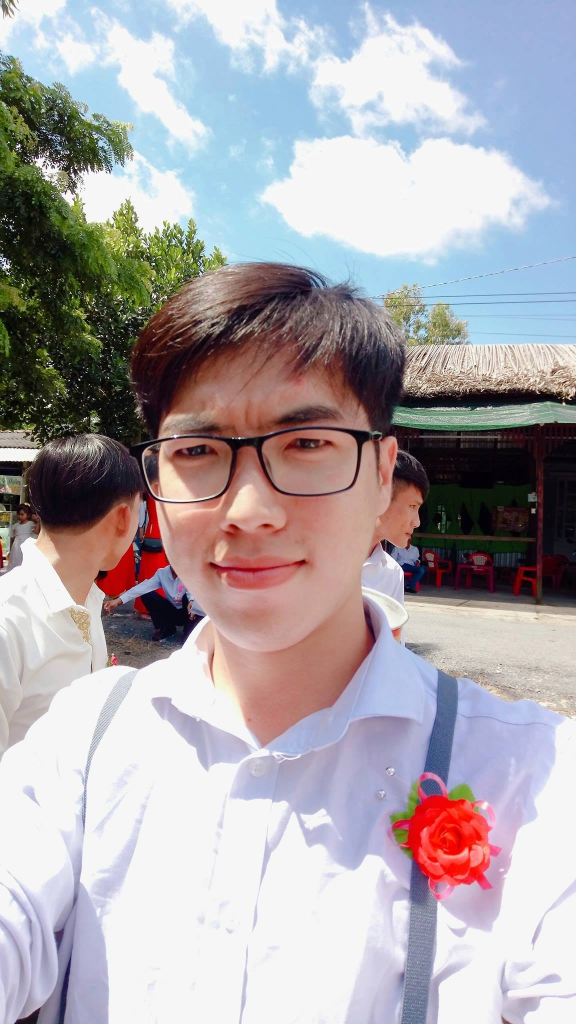
#> input picture code/train/co_hieu/hieu106.jpg, 1152 x 2048 px, given in place of the camera (shown at 1/2 size)
$ python detect_colors.py
#> lines starting #> are read from the running program, lines starting #| are printed output that depends on the picture; after the words box and inside, x2 and y2 are one past the last pixel; in counts of white or black regions, pixels touching at a corner belong together
#!/usr/bin/python3
# -*- coding: utf-8 -*-

"""
Head       :Camera Application V2020

Description:

Author     : Co Bao Hieu
Id         : M3718007
"""

# [5 lines of commented-out code are left out]
import numpy as np
import numpy.linalg
import sys
import cv2
import datetime
import time
from collections import deque
import copy
import argparse
import tkinter as tk

from time import gmtime, strftime
from datetime import datetime
from math import radians, degrees, cos, sin, tan

global stream
date_and_time = datetime.now()
width = 640
height = 480

################## FPS Calculator ##################
class FpsCalculator(object):
    def __init__(self, buffer_len = 1):
        self._start_tick = cv2.getTickCount()
        self._freq = 1000.0 / cv2.getTickFrequency()
        self._difftimes = deque(maxlen = buffer_len)

    def get(self):
        current_tick = cv2.getTickCount()
        different_time = (current_tick - self._start_tick) * self._freq
        self._start_tick = current_tick

        self._difftimes.append(different_time)

        fps = 1000.0 / (sum(self._difftimes) / len(self._difftimes))
        fps_rounded = round(fps, 3)

        return fps_rounded

def detect_color(stream):
    # Capturing video through webcam
    # stream = cv2.VideoCapture(0)

    # stream.set(cv2.CAP_PROP_FOURCC ,cv2.VideoWriter_fourcc(*'MJPG'))
    codec = 0x47504A4D
    stream.set(cv2.CAP_PROP_FPS, 10)
    stream.set(cv2.CAP_PROP_FOURCC, codec)
    stream.set(3, 1280)
    stream.set(4, 720)

    # font which we will be using to display FPS
    font = cv2.FONT_HERSHEY_SIMPLEX
    FpsCalc = FpsCalculator(buffer_len = 50)

    # Get date and time
    today = str(date_and_time.strftime("%Y-%m-%d %H:%M:%S"))

    # Start a while loop
    while(1):
        display_fps = round(FpsCalc.get(), 3)
        print("FPS: ", display_fps)
        # Reading the video from the
        # webcam in image frames
        _, frame = stream.read()
#> frame is the input picture: shape (2048, 1152, 3); mean B, G, R 170.5, 165.9, 171.3

        # Convert the frame in
        # BGR(RGB color space) to
        # HSV(hue-saturation-value)
        # color space
        hsvFrame = cv2.cvtColor(frame, cv2.COLOR_BGR2HSV)

        # Set range for black color and
        # define mask
        black_lower = np.array([0, 0, 0],np.uint8)
        black_upper = np.array([180, 255, 30],np.uint8)
        black_mask = cv2.inRange(hsvFrame, black_lower, black_upper)
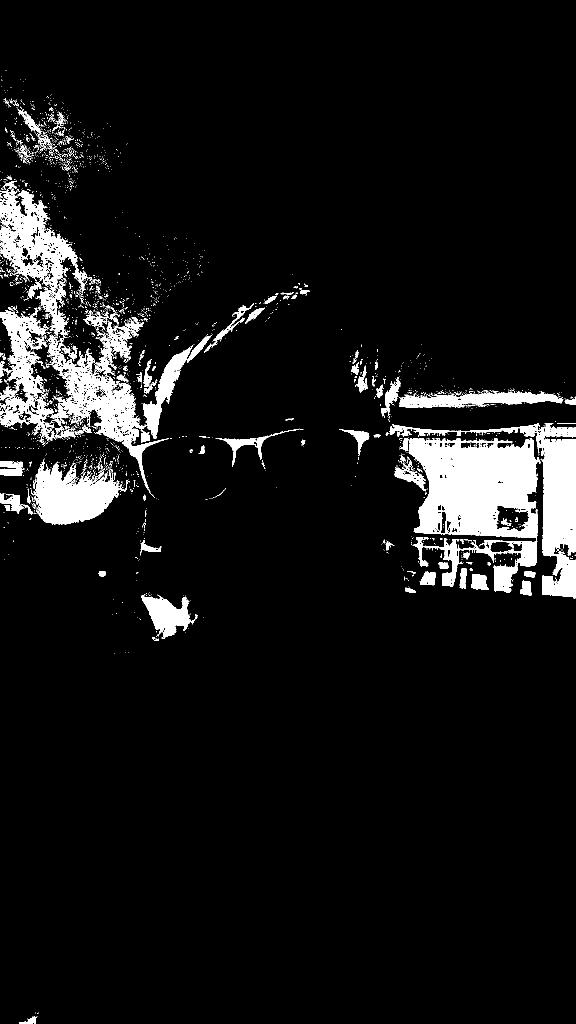
#> black_mask: shape (2048, 1152) (shown at 1/2 size); 7.4% white; 2483 white regions (2334 under 20 px), largest, box (x1, y1, x2, y2) and area: (799, 876, 1076, 1185) 46288, (0, 615, 338, 988) 28643, (778, 846, 1152, 1197) 22488

        # Set range for white color and
        # define mask
        white_lower = np.array([159, 50, 70], np.uint8)
        white_upper = np.array([180, 255, 255], np.uint8)
        white_mask = cv2.inRange(hsvFrame, white_lower, white_upper)

        # Set range for red color and
        # define mask
        red_lower = np.array([0, 0, 231], np.uint8)
        red_upper = np.array([180, 18, 255], np.uint8)
        red_mask = cv2.inRange(hsvFrame, red_lower, red_upper)

        red2_lower = np.array([0, 50, 70], np.uint8)
        red2_upper = np.array([9, 255, 255], np.uint8)
        red2_mask = cv2.inRange(hsvFrame, red2_lower, red2_upper)

        # Set range for green color and
        # define mask
        green_lower = np.array([36, 50, 70], np.uint8)
        green_upper = np.array([89, 255, 255], np.uint8)
        green_mask = cv2.inRange(hsvFrame, green_lower, green_upper)

        # Set range for blue color and
        # define mask
        blue_lower = np.array([90, 50, 70], np.uint8)
        blue_upper = np.array([128, 255, 255], np.uint8)
        blue_mask = cv2.inRange(hsvFrame, blue_lower, blue_upper)

        # Set range for yellow color and
        # define mask
        yellow_lower = np.array([25, 50, 70],np.uint8)
        yellow_upper = np.array([35, 255, 255],np.uint8)
        yellow_mask = cv2.inRange(hsvFrame, yellow_lower, yellow_upper)

        # Set range for purple color and
        # define mask
        purple_lower = np.array([129, 50, 70],np.uint8)
        purple_upper = np.array([158, 255, 255],np.uint8)
        purple_mask = cv2.inRange(hsvFrame, purple_lower, purple_upper)

        # Set range for orange color and
        # define mask
        orange_lower = np.array([10, 50, 70],np.uint8)
        orange_upper = np.array([24, 255, 255],np.uint8)
        orange_mask = cv2.inRange(hsvFrame, orange_lower, orange_upper)

        # Set range for gray color and
        # define mask
        gray_lower = np.array([0, 0, 40], np.uint8)
        gray_upper = np.array([180, 18, 230], np.uint8)
        gray_mask = cv2.inRange(hsvFrame, gray_lower, gray_upper)

        # Morphological Transform, Dilation
        # for each color and bitwise_and operator
        # between frame and mask determines
        # to detect only that particular color
        kernal = np.ones((3, 3), "uint8")

        # For black color
        black_mask = cv2.dilate(black_mask, kernal)
        res_black = cv2.bitwise_and(frame, frame,
                                    mask = black_mask)

        # For white color
        white_mask = cv2.dilate(white_mask, kernal)
        res_white = cv2.bitwise_and(frame, frame,
                                    mask = white_mask)

        # For red color
        red_mask = cv2.dilate(red_mask, kernal)
        res_red = cv2.bitwise_and(frame, frame,
                                mask = red_mask)

        red2_mask = cv2.dilate(red2_mask, kernal)
        res_red2 = cv2.bitwise_and(frame, frame,
                                mask = red2_mask)

        # For green color
        green_mask = cv2.dilate(green_mask, kernal)
        res_green = cv2.bitwise_and(frame, frame,
                                    mask = green_mask)

        # For blue color
        blue_mask = cv2.dilate(blue_mask, kernal)
        res_blue = cv2.bitwise_and(frame, frame,
                                    mask = blue_mask)

        # For yellow color
        yellow_mask = cv2.dilate(yellow_mask, kernal)
        res_yellow = cv2.bitwise_and(frame, frame,
                                    mask = yellow_mask)

        # For purple color
        purple_mask = cv2.dilate(purple_mask, kernal)
        res_purple = cv2.bitwise_and(frame, frame,
                                    mask = purple_mask)

        # For orange color
        orange_mask = cv2.dilate(orange_mask, kernal)
        res_orange = cv2.bitwise_and(frame, frame,
                                    mask = orange_mask)

        # For gray color
        gray_mask = cv2.dilate(gray_mask, kernal)
        res_gray = cv2.bitwise_and(frame, frame,
                                    mask = gray_mask)
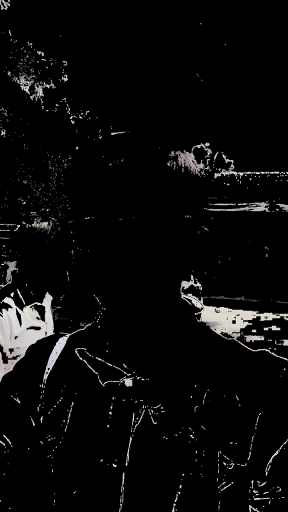
#> res_gray: shape (2048, 1152, 3) (shown at 1/4 size); mean B, G, R 10.2, 10.2, 10.4

        # Creating contour to track black color
        contours, hierarchy = cv2.findContours(black_mask,
                                            cv2.RETR_TREE,
                                            cv2.CHAIN_APPROX_SIMPLE)
#> contours = 1568 contours, 1317 with area under 20; largest, box (x1, y1, x2, y2) and area: (0, 349, 426, 998) 100658, (770, 845, 1152, 1198) 84490, (0, 904, 260, 1051) 19542, (762, 751, 1152, 845) 10527, (5, 196, 169, 347) 8260
        for pic, contour in enumerate(contours):
            area = cv2.contourArea(contour)
            if(area > 300):
                x, y, w, h = cv2.boundingRect(contour)
                frame = cv2.rectangle(frame, (x, y),
                                        (x + w, y + h),
                                        (0, 0, 0), 2)
                cv2.putText(frame, "Black Color", (x, y),
                            cv2.FONT_HERSHEY_SIMPLEX,
                            0.5, (0, 0, 0), 2)
#> this loop made 1568 passes
#> (area, x, y, w, h) on passes 1, 15, 19, 22: (304.5, 38, 2031, 39, 17), (5450, 281, 1184, 116, 99), (583.5, 1039, 1160, 26, 32), (940, 942, 1147, 37, 34)

        # Creating contour to track white color
        contours, hierarchy = cv2.findContours(white_mask,
                                            cv2.RETR_TREE,
                                            cv2.CHAIN_APPROX_SIMPLE)
#> contours = 441 contours, 244 with area under 20; largest, box (x1, y1, x2, y2) and area: (791, 1609, 1007, 1803) 7982, (246, 984, 376, 1188) 5682, (524, 607, 649, 739) 5180, (775, 1545, 897, 1679) 4153, (425, 1123, 582, 1169) 3756
        for pic, contour in enumerate(contours):
            area = cv2.contourArea(contour)
            if(area > 300):
                x, y, w, h = cv2.boundingRect(contour)
                frame = cv2.rectangle(frame, (x, y),
                                        (x + w, y + h),
                                        (255, 255, 255), 2)
                cv2.putText(frame, "White Color", (x, y),
                            cv2.FONT_HERSHEY_SIMPLEX,
                            0.5, (255, 255, 255), 2)
#> this loop made 441 passes
#> (area, x, y, w, h) on passes 34, 48, 49, 58: (7982, 791, 1609, 216, 194), (323, 935, 1599, 35, 18), (4153, 775, 1545, 122, 134), (302, 221, 1310, 20, 23)

        # Creating contour to track red color
        contours, hierarchy = cv2.findContours(red_mask,
                                            cv2.RETR_TREE,
                                            cv2.CHAIN_APPROX_SIMPLE)
#> contours = 816 contours, 676 with area under 20; largest, box (x1, y1, x2, y2) and area: (0, 1230, 817, 2048) 368462, (521, 271, 1058, 513) 86864, (866, 1431, 1152, 2048) 84905, (628, 31, 929, 244) 32770, (118, 299, 385, 477) 21434

        for pic, contour in enumerate(contours):
            area = cv2.contourArea(contour)
            if(area > 300):
                x, y, w, h = cv2.boundingRect(contour)
                frame = cv2.rectangle(frame, (x, y),
                                        (x + w, y + h),
                                        (0, 0 ,213), 2)

                cv2.putText(frame, "Red Color", (x, y),
                            cv2.FONT_HERSHEY_SIMPLEX,
                            0.5, (0, 0 ,213), 2)
#> this loop made 816 passes
#> (area, x, y, w, h) on passes 2, 12, 18, 19: (4589.5, 1048, 1991, 104, 57), (1516.5, 601, 1616, 63, 45), (320, 543, 1503, 58, 18), (84905, 866, 1431, 286, 617)

        contours, hierarchy = cv2.findContours(red2_mask,
                                            cv2.RETR_TREE,
                                            cv2.CHAIN_APPROX_SIMPLE)
#> contours = 380 contours, 219 with area under 20; largest, box (x1, y1, x2, y2) and area: (278, 858, 848, 1489) 206826, (315, 633, 748, 880) 61074, (62, 980, 285, 1223) 24614, (783, 1586, 980, 1768) 20662, (289, 575, 424, 714) 6963

        for pic, contour in enumerate(contours):
            area = cv2.contourArea(contour)
            if(area > 300):
                x, y, w, h = cv2.boundingRect(contour)
                frame = cv2.rectangle(frame, (x, y),
                                        (x + w, y + h),
                                        (0, 0 ,213), 2)

                cv2.putText(frame, "Red Color", (x, y),
                            cv2.FONT_HERSHEY_SIMPLEX,
                            0.5, (0, 0 ,213), 2)
#> this loop made 380 passes
#> (area, x, y, w, h) on passes 3, 36, 88, 94: (20661.5, 783, 1586, 197, 182), (540.5, 258, 1276, 49, 33), (484.5, 32, 1020, 29, 30), (24614, 62, 980, 223, 243)

        # Creating contour to track green color
        contours, hierarchy = cv2.findContours(green_mask,
                                            cv2.RETR_TREE,
                                            cv2.CHAIN_APPROX_SIMPLE)

        for pic, contour in enumerate(contours):
            area = cv2.contourArea(contour)
            if(area > 300):
                x, y, w, h = cv2.boundingRect(contour)
                frame = cv2.rectangle(frame, (x, y),
                                        (x + w, y + h),
                                        (0, 230, 118), 2)

                cv2.putText(frame, "Green Color", (x, y),
                            cv2.FONT_HERSHEY_SIMPLEX,
                            0.5, (0, 230, 118), 2)
#> this loop made 489 passes
#> contour on passes 5, 7, 8: [[842, 1567], [842, 1569], [844, 1569], [844, 1567]], [[215, 1312], [215, 1317], [217, 1317], [217, 1312]], [[1014, 1106], [1014, 1108], [1016, 1108], [1016, 1106]]

        # Creating contour to track blue color
        contours, hierarchy = cv2.findContours(blue_mask,
                                            cv2.RETR_TREE,
                                            cv2.CHAIN_APPROX_SIMPLE)
        for pic, contour in enumerate(contours):
            area = cv2.contourArea(contour)
            if(area > 300):
                x, y, w, h = cv2.boundingRect(contour)
                frame = cv2.rectangle(frame, (x, y),
                                        (x + w, y + h),
                                        (255, 145, 0), 2)

                cv2.putText(frame, "Blue Color", (x, y),
                            cv2.FONT_HERSHEY_SIMPLEX,
                            0.5, (255, 145, 0), 2)
#> this loop made 306 passes
#> contour on passes 1, 2, 8: [[784, 2000], [784, 2002], [790, 2002], [790, 2000]], [[797, 1986], [797, 1988], [799, 1988], [799, 1986]], [[87, 1883], [87, 1888], [89, 1888], [89, 1883]]

        # Creating contour to track orange color
        contours, hierarchy = cv2.findContours(orange_mask,
                                            cv2.RETR_TREE,
                                            cv2.CHAIN_APPROX_SIMPLE)
        for pic, contour in enumerate(contours):
            area = cv2.contourArea(contour)
            if(area > 300):
                x, y, w, h = cv2.boundingRect(contour)
                frame = cv2.rectangle(frame, (x, y),
                                        (x + w, y + h),
                                        (41, 121, 255), 2)
                cv2.putText(frame, "Orange Color", (x, y),
                            cv2.FONT_HERSHEY_SIMPLEX,
                            0.5, (41, 121, 255), 2)
#> this loop made 456 passes
#> contour on passes 9 to 11: [[1141, 1392], [1141, 1394], [1143, 1394], [1143, 1392]], [[1076, 1382], [1076, 1384], [1078, 1384], [1078, 1382]], [[1025, 1376], [1025, 1378], [1028, 1378], [1028, 1376]]

        # Creating contour to track yellow color
        contours, hierarchy = cv2.findContours(yellow_mask,
                                            cv2.RETR_TREE,
                                            cv2.CHAIN_APPROX_SIMPLE)
        for pic, contour in enumerate(contours):
            area = cv2.contourArea(contour)
            if(area > 300):
                x, y, w, h = cv2.boundingRect(contour)
                frame = cv2.rectangle(frame, (x, y),
                                        (x + w, y + h),
                                        (59, 234, 255), 2)
                cv2.putText(frame, "Yellow Color", (x, y),
                            cv2.FONT_HERSHEY_SIMPLEX,
                            0.5, (0, 234, 255), 2)
#> this loop made 268 passes
#> contour on passes 6, 10, 13: [[815, 1615], [815, 1619], [818, 1619], [818, 1615]], [[840, 1568], [840, 1570], [842, 1570], [842, 1568]], [[172, 1280], [172, 1283], [174, 1283], [174, 1280]]
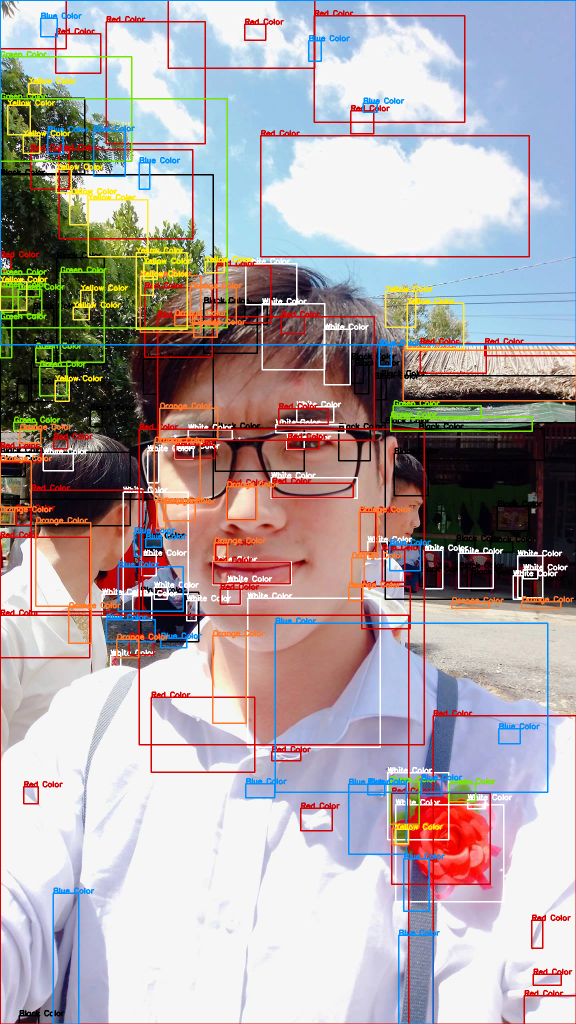
#> frame: shape (2048, 1152, 3) (shown at 1/2 size); mean B, G, R 165.5, 164, 173.6

        # Creating contour to track purple color
        contours, hierarchy = cv2.findContours(purple_mask,
                                            cv2.RETR_TREE,
                                            cv2.CHAIN_APPROX_SIMPLE)
        for pic, contour in enumerate(contours):
            area = cv2.contourArea(contour)
            if(area > 300):
                x, y, w, h = cv2.boundingRect(contour)
                frame = cv2.rectangle(frame, (x, y),
                                        (x + w, y + h),
                                        (255, 235, 59), 2)
                cv2.putText(frame, "Purple Color", (x, y),
                            cv2.FONT_HERSHEY_SIMPLEX,
                            0.5, (255, 235, 59), 2)
#> this loop made 219 passes
#> contour on passes 1, 3, 4: [[125, 2042], [125, 2047], [128, 2047], [128, 2042]], [[74, 2036], [74, 2038], [76, 2038], [76, 2036]], [[75, 2032], [75, 2034], [77, 2034], [77, 2032]]
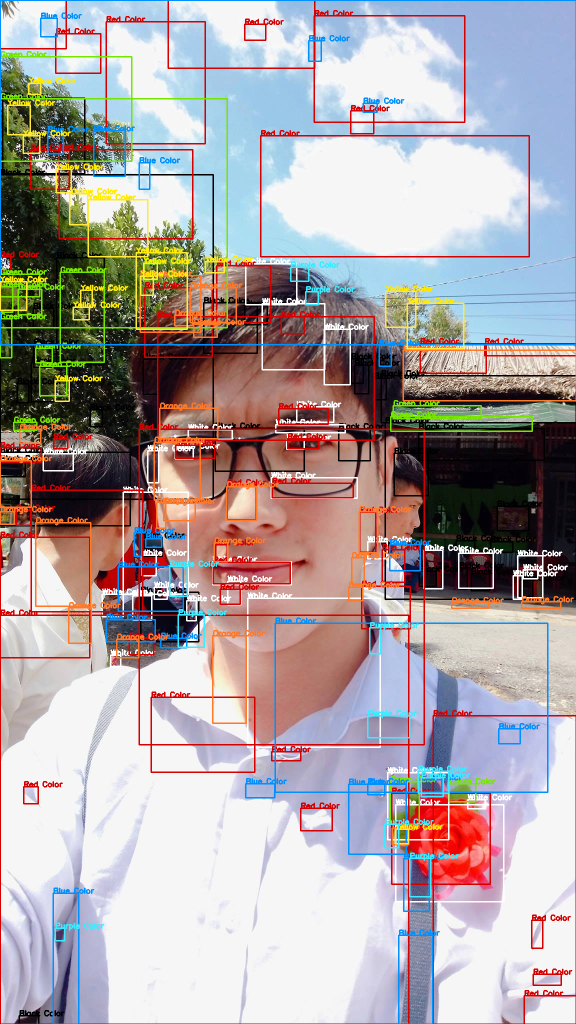
#> frame: shape (2048, 1152, 3) (shown at 1/2 size); 0.5% of pixels changed, all inside (x1, y1, x2, y2) = (109, 523, 941, 1883)


        # Creating contour to track gray color
        contours, hierarchy = cv2.findContours(gray_mask,
                                            cv2.RETR_TREE,
                                            cv2.CHAIN_APPROX_SIMPLE)
        for pic, contour in enumerate(contours):
            area = cv2.contourArea(contour)
            if(area > 300):
                x, y, w, h = cv2.boundingRect(contour)
                frame = cv2.rectangle(frame, (x, y),
                                        (x + w, y + h),
                                        (158, 158, 158), 2)

                cv2.putText(frame, "Gray Color", (x, y),
                            cv2.FONT_HERSHEY_SIMPLEX,
                            0.5, (158, 158, 158), 2)
#> this loop made 1054 passes
#> contour on passes 1, 3, 11: [[1048, 2046], [1048, 2047], [1050, 2047], [1050, 2046]], [[874, 2037], [874, 2040], [876, 2040], [876, 2037]], [[1028, 2042], [1029, 2041], [1030, 2042], [1029, 2043]]

        # puting the FPS count on the frame and display date and time
        cv2.rectangle(frame, (width-640, 2), (81, 21), (0, 0, 0), -1)
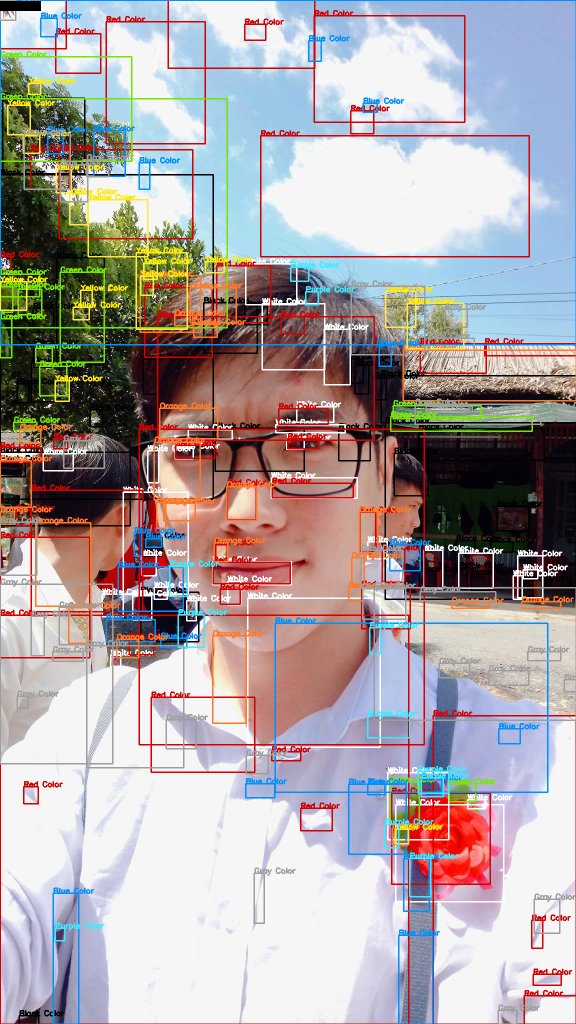
#> frame: shape (2048, 1152, 3) (shown at 1/2 size); mean B, G, R 166, 164.3, 172.7
        cv2.rectangle(frame, (width-640, 35), (149, 18), (0, 0, 0), -1)

        cv2.putText(frame, "FPS: " + str(display_fps), ((width-640), 15), font, 0.4, (255, 255, 255), 1, cv2.LINE_AA)
        cv2.putText(frame, str(today), ((0), 30), font, 0.4, (255, 255, 255), 1, cv2.LINE_AA)

        cv2.imshow("Multiple Color Detection Mode", frame)
            # [7 lines of commented-out code are left out]
        key = cv2.waitKey(1)
#> (key Esc is pressed here)
        if key == 27:
            break
    stream.release()

# [68 lines of commented-out code are left out]

if __name__ == "__main__":
    detect_color(stream = cv2.VideoCapture(0, cv2.CAP_V4L2))
